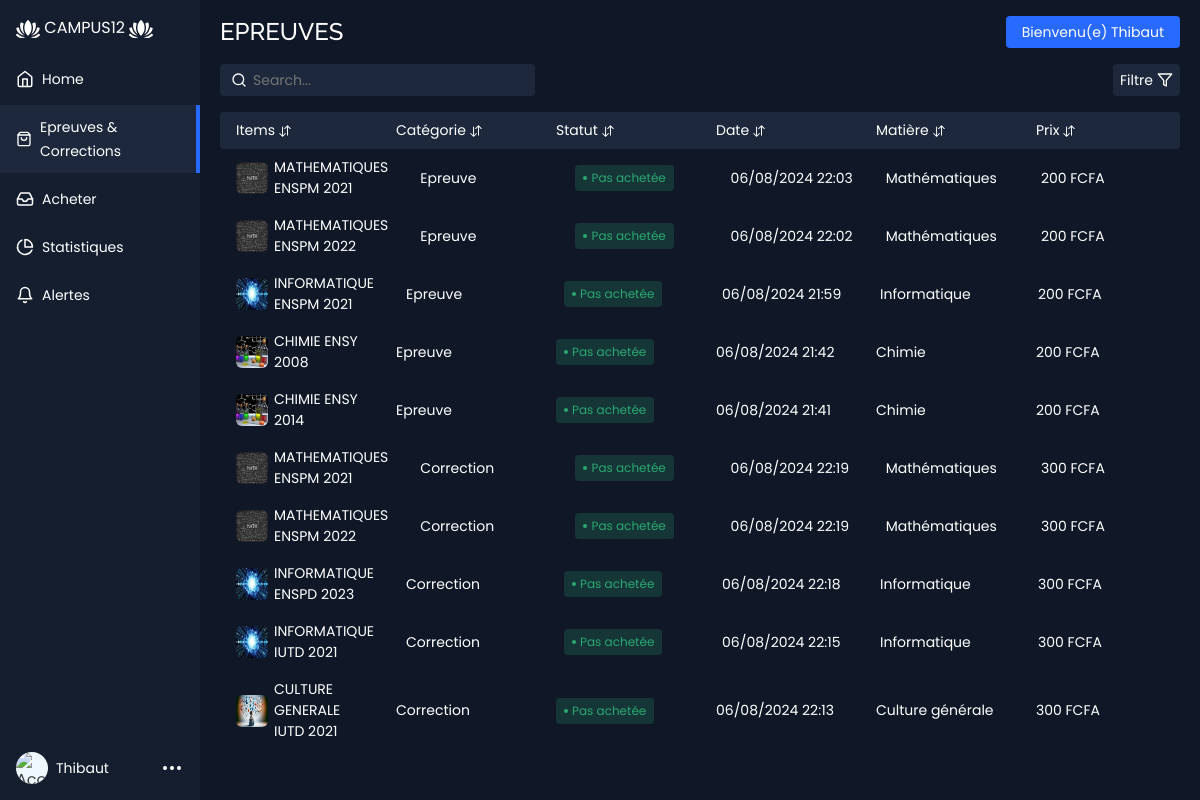
Page /dashboard/epreuve&correction (signed in) on the committed database.
### blog/models.py (models this page shows, shortened)
class Epreuve (models.Model):
    nom = models.CharField(max_length=500)
    niveau =models.ForeignKey(Niveau, on_delete=models.CASCADE, null=True)
    ecole =models.ForeignKey(Logo_Ecole, on_delete=models.CASCADE, null=True)
    image=models.ForeignKey(Image_matieres, on_delete=models.CASCADE)
    pdf = models.FileField(upload_to='pdfs_epreuve/')
    date_consultation = models.DateTimeField(auto_now_add=True)
    upload_at=models.DateTimeField(auto_now=True)
    utilisateur = models.ForeignKey(User, on_delete=models.CASCADE)
    photo_epreuve = models.ImageField(upload_to='photo_epreuve', null=True)

class Image_matieres(models.Model):
    nom = models.CharField(max_length=500)
    image=models.ImageField(upload_to='image_matiere/')

class Correction (models.Model):
    nom = models.CharField (max_length=100)
    pdf = models.FileField(upload_to='pdfs_epreuve/')
    image_apercu = models.ImageField(upload_to='apercu_image_correction', null=True)
    epreuve = models.ForeignKey(Epreuve, on_delete=models.CASCADE)
    date_consultation = models.DateTimeField(auto_now_add=True)
    upload_at=models.DateTimeField(auto_now=True)
    utilisateur = models.ForeignKey(User, on_delete=models.CASCADE)

### blog/views.py (the view)
# urls.py: path('dashboard/epreuve&correction',dashboard, name='dashboard'),
@login_required
def dashboard(request): # tableau de bord principale affichant 'epreuves' et 'coorection' non achetees
    epreuves_recentes = Epreuve.objects.filter(utilisateur=request.user).order_by('-date_consultation')[:5]
    corrections_recentes = Correction.objects.filter(utilisateur = request.user).order_by('-date_consultation')[:5]
    context = {
        'epreuves_recentes': epreuves_recentes,
        'corrections_recentes': corrections_recentes
    }
    return render(request, 'dashboard.html', context)

### blog/templates/dashboard.html (shortened to what this page needs)
{%load static%}
<!DOCTYPE html>
<html lang="fr" >
<head>
  <link href="{% static 'vendor/animate.css/animate.min.css'%}" rel="stylesheet">
  <link href="{% static 'vendor/bootstrap/css/bootstrap.min.css'%}" rel="stylesheet">
  <link href="{% static 'vendor/bootstrap-icons/bootstrap-icons.css'%}" rel="stylesheet">
  <link href="{% static 'vendor/boxicons/css/boxicons.min.css'%}" rel="stylesheet">
  <link href="{% static 'vendor/glightbox/css/glightbox.min.css'%}" rel="stylesheet">
  <link href="{% static 'vendor/swiper/swiper-bundle.min.css'%}" rel="stylesheet">
  <link href="{% static 'css/style.css' %}" rel="stylesheet">
  <link rel="stylesheet" href="https://cdnjs.cloudflare.com/ajax/libs/normalize/5.0.0/normalize.min.css">
  <link rel="stylesheet" href="{% static 'css/style_dashboard.css' %}">
</head>
<body>
<div class="app-container">
  <div class="sidebar">
    <div class="sidebar-header">
      <a href="{% url 'accueil'%}">
      <div class="app-icon">
        CAMPUS12
      </div>
    </a>
    </div>
    <ul class="sidebar-list">
      <li class="sidebar-list-item">
        <a href="{% url 'dashboard' %}">
          <svg xmlns="http://www.w3.org/2000/svg" width="18" height="18" viewBox="0 0 24 24" fill="none" stroke="currentColor" stroke-width="2" stroke-linecap="round" stroke-linejoin="round" class="feather feather-home"><path d="M3 9l9-7 9 7v11a2 2 0 0 1-2 2H5a2 2 0 0 1-2-2z"/><polyline points="9 22 9 12 15 12 15 22"/></svg>
          <span>Home</span>
        </a>
      </li>
      <li class="sidebar-list-item active">
        <a href="{% url 'dashboard' %}" id="btEpreuve" class="achat">
          <span>Epreuves & Corrections</span>
        </a>
      </li>
      <li class="sidebar-list-item">
        <a href="{% url 'dashboard_achat' %}" id="btCours">
          <span>Acheter</span>
        </a>
      </li>
      <li class="sidebar-list-item">
        <a href="#" id="btCorrection">
          <svg xmlns="http://www.w3.org/2000/svg" width="18" height="18" viewBox="0 0 24 24" fill="none" stroke="currentColor" stroke-width="2" stroke-linecap="round" stroke-linejoin="round" class="feather feather-pie-chart"><path d="M21.21 15.89A10 10 0 1 1 8 2.83"/><path d="M22 12A10 10 0 0 0 12 2v10z"/></svg>
          <span>Statistiques</span>
        </a>
      </li>
      <li class="sidebar-list-item">
        <a href="#">
          <svg xmlns="http://www.w3.org/2000/svg" width="18" height="18" viewBox="0 0 24 24" fill="none" stroke="currentColor" stroke-width="2" stroke-linecap="round" stroke-linejoin="round" class="feather feather-bell"><path d="M18 8A6 6 0 0 0 6 8c0 7-3 9-3 9h18s-3-2-3-9"/><path d="M13.73 21a2 2 0 0 1-3.46 0"/></svg>
          <span>Alertes</span>
        </a>
      </li>
    </ul>
    <div class="account-info">
      <div class="account-info-picture">
        <img src="{%static 'images/compte2.png'%}" alt="Account" style="background-color: aliceblue;">
      </div>
      <div class="account-info-name">{{ request.user.username }}</div>
      <button class="account-info-more">
        <svg xmlns="http://www.w3.org/2000/svg" width="24" height="24" viewBox="0 0 24 24" fill="none" stroke="currentColor" stroke-width="2" stroke-linecap="round" stroke-linejoin="round" class="feather feather-more-horizontal"><circle cx="12" cy="12" r="1"/><circle cx="19" cy="12" r="1"/><circle cx="5" cy="12" r="1"/></svg>
      </button>
    </div>
  </div>
  <div class="app-content">
    <div class="app-content-header">
      <h1 class="app-content-headerText">EPREUVES</h1>
      <button class="app-content-headerButton">Bienvenu(e) {{ request.user.username }}</button>
    </div>
    <div class="app-content-actions">
      <form class="form-inline my-2 my-lg-0" action="{% url 'recherche_dashboard'%}">
        <input class="search-bar" placeholder="Search..." type="text" name='article' >
      </form>
      <div class="app-content-actions-wrapper">
        <div class="filter-button-wrapper">
          <button class="action-button filter jsFilter"><span>Filtre</span><svg xmlns="http://www.w3.org/2000/svg" width="16" height="16" viewBox="0 0 24 24" fill="none" stroke="currentColor" stroke-width="2" stroke-linecap="round" stroke-linejoin="round" class="feather feather-filter"><polygon points="22 3 2 3 10 12.46 10 19 14 21 14 12.46 22 3"/></svg></button>
        </div>
      </div>
    </div>
    <div class="products-area-wrapper tableView">
      <div class="products-header">
        <div class="product-cell image">
          Items
          <button class="sort-button">
          </button>
        </div>
        <div class="product-cell category">Catégorie<button class="sort-button">
          </button></div>
        <div class="product-cell status-cell">Statut<button class="sort-button">
          </button></div>
        <div class="product-cell sales">Date<button class="sort-button">
          </button></div>
        <div class="product-cell stock">Matière<button class="sort-button">
          </button></div>
        <div class="product-cell price">Prix<button class="sort-button">
          </button></div>
      </div>
      <div id="epreuves">
        {% for epreuve in epreuves_recentes %}
        <a href="{% url 'apercu' epreuve.id %}" target="_blank" rel="noopener noreferrer" class="rien">
        <div class="products-row">
            <div class="product-cell image">
              <img src="{{epreuve.image.image.url}}" alt="product">
              <span>{{ epreuve.nom }}</span>
            </div>
          <div class="product-cell category"><span class="cell-label">Catégorie:</span>Epreuve</div>
          <div class="product-cell status-cell">
            <span class="status active">Pas achetée</span>
          </div>
          <div class="product-cell sales"><span class="cell-label">Date:</span>{{ epreuve.date_consultation|date:"d/m/Y H:i" }}</div>
          <div class="product-cell stock"><span class="cell-label">Matiere:</span>{{epreuve.image.nom}}</div>
          <div class="product-cell price"><span class="cell-label">Prix:</span>200 FCFA</div>
        </div>
        </a>
        {% endfor %}
      </div>
      <div id="epreuves">
        {% for correction in corrections_recentes %}
        <a href="{% url 'apercu_correction' correction.id %}" target="_blank" rel="noopener noreferrer"class="rien">
        <div class="products-row">
            <div class="product-cell image">
              <img src="{{correction.epreuve.image.image.url}}" alt="product">
              <span>{{ correction.nom }}</span>
            </div>
          <div class="product-cell category"><span class="cell-label">Catégorie:</span>Correction</div>
          <div class="product-cell status-cell">
            <span class="status active">Pas achetée</span>
          </div>
          <div class="product-cell sales"><span class="cell-label">Date:</span>{{ correction.date_consultation|date:"d/m/Y H:i" }}</div>
          <div class="product-cell stock"><span class="cell-label">Matière:</span>{{correction.epreuve.image.nom}}</div>
          <div class="product-cell price"><span class="cell-label">Prix:</span>300 FCFA</div>
        </div>
        </a>
        {% endfor %}
      </div>
  </div>
</div>
</body>
</html>

### blog/static/css/style.css (style rules this page uses)
body { font-family: "Open Sans", sans-serif; color: #444444; }
a { text-decoration: none; color: #5cb874; }
h1, h2, h3, h4, h5, h6 { font-family: "Raleway", sans-serif; }

### rows in the picture
Epreuve: image.image (picture), nom "MATHEMATIQUES ENSPM 2021", date_consultation "06/08/2024 22:03", image.nom "Mathématiques"
Epreuve: image.image (picture), nom "MATHEMATIQUES ENSPM 2022", date_consultation "06/08/2024 22:02", image.nom "Mathématiques"
Epreuve: image.image (picture), nom "INFORMATIQUE ENSPM 2021", date_consultation "06/08/2024 21:59", image.nom "Informatique"
Epreuve: image.image (picture), nom "CHIMIE ENSY 2008", date_consultation "06/08/2024 21:42", image.nom "Chimie"
Epreuve: image.image (picture), nom "CHIMIE ENSY 2014", date_consultation "06/08/2024 21:41", image.nom "Chimie"
Correction: epreuve.image.image (picture), nom "MATHEMATIQUES ENSPM 2021", date_consultation "06/08/2024 22:19", epreuve.image.nom "Mathématiques"
Correction: epreuve.image.image (picture), nom "MATHEMATIQUES ENSPM 2022", date_consultation "06/08/2024 22:19", epreuve.image.nom "Mathématiques"
Correction: epreuve.image.image (picture), nom "INFORMATIQUE ENSPD 2023", date_consultation "06/08/2024 22:18", epreuve.image.nom "Informatique"
Correction: epreuve.image.image (picture), nom "INFORMATIQUE IUTD 2021", date_consultation "06/08/2024 22:15", epreuve.image.nom "Informatique"
Correction: epreuve.image.image (picture), nom "CULTURE GENERALE IUTD 2021", date_consultation "06/08/2024 22:13", epreuve.image.nom "Culture générale"

### other values in the picture
{{ request.user.username }} "Thibaut"
